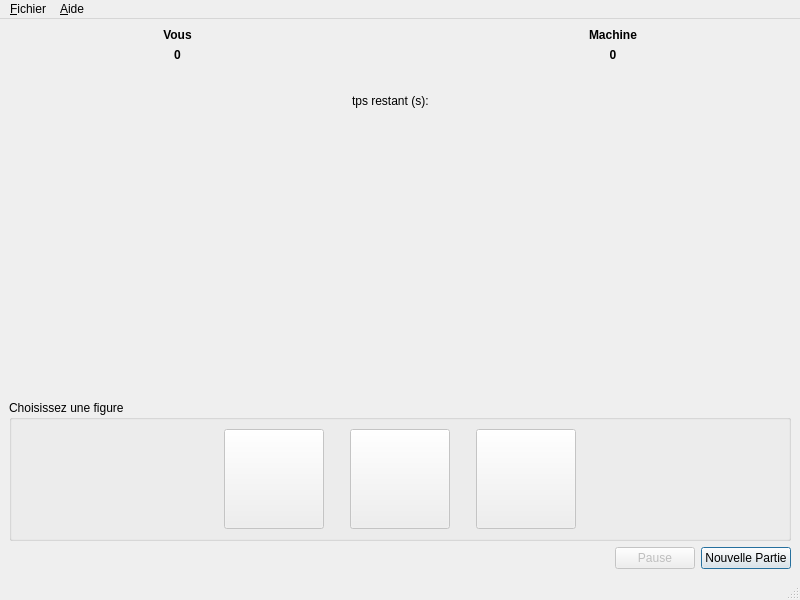
<?xml version="1.0" encoding="UTF-8"?>
<ui version="4.0">
 <class>chifoumi</class>
 <widget class="QMainWindow" name="chifoumi">
  <property name="geometry">
   <rect>
    <x>0</x>
    <y>0</y>
    <width>800</width>
    <height>600</height>
   </rect>
  </property>
  <property name="windowTitle">
   <string>chifoumi</string>
  </property>
  <widget class="QWidget" name="centralwidget">
   <layout class="QHBoxLayout" name="horizontalLayout_3">
    <item>
     <layout class="QVBoxLayout" name="verticalLayout">
      <item>
       <layout class="QGridLayout" name="gridLayout">
        <item row="0" column="6">
         <widget class="QLabel" name="Machine">
          <property name="font">
           <font>
            <weight>75</weight>
            <bold>true</bold>
           </font>
          </property>
          <property name="text">
           <string>Machine</string>
          </property>
          <property name="alignment">
           <set>Qt::AlignCenter</set>
          </property>
         </widget>
        </item>
        <item row="2" column="7">
         <spacer name="horizontalSpacer_7">
          <property name="orientation">
           <enum>Qt::Horizontal</enum>
          </property>
          <property name="sizeHint" stdset="0">
           <size>
            <width>40</width>
            <height>20</height>
           </size>
          </property>
         </spacer>
        </item>
        <item row="1" column="6">
         <widget class="QLabel" name="scoreMachine">
          <property name="font">
           <font>
            <weight>75</weight>
            <bold>true</bold>
           </font>
          </property>
          <property name="text">
           <string>0</string>
          </property>
          <property name="alignment">
           <set>Qt::AlignCenter</set>
          </property>
         </widget>
        </item>
        <item row="2" column="4">
         <widget class="QLabel" name="logoVersus">
          <property name="text">
           <string/>
          </property>
          <property name="pixmap">
           <pixmap resource="ressources.qrc">:/images/versus_70.png</pixmap>
          </property>
          <property name="alignment">
           <set>Qt::AlignCenter</set>
          </property>
         </widget>
        </item>
        <item row="2" column="2">
         <spacer name="horizontalSpacer_4">
          <property name="orientation">
           <enum>Qt::Horizontal</enum>
          </property>
          <property name="sizeHint" stdset="0">
           <size>
            <width>40</width>
            <height>20</height>
           </size>
          </property>
         </spacer>
        </item>
        <item row="2" column="5">
         <spacer name="horizontalSpacer_5">
          <property name="orientation">
           <enum>Qt::Horizontal</enum>
          </property>
          <property name="sizeHint" stdset="0">
           <size>
            <width>40</width>
            <height>20</height>
           </size>
          </property>
         </spacer>
        </item>
        <item row="3" column="4">
         <widget class="QLabel" name="labelTimer">
          <property name="text">
           <string>tps restant (s):</string>
          </property>
         </widget>
        </item>
        <item row="2" column="1">
         <widget class="QLabel" name="coupJoueur">
          <property name="text">
           <string/>
          </property>
          <property name="pixmap">
           <pixmap resource="ressources.qrc">:/images/rien_115.png</pixmap>
          </property>
          <property name="alignment">
           <set>Qt::AlignCenter</set>
          </property>
         </widget>
        </item>
        <item row="2" column="6">
         <widget class="QLabel" name="coupMachine">
          <property name="text">
           <string/>
          </property>
          <property name="pixmap">
           <pixmap resource="ressources.qrc">:/images/rien_115.png</pixmap>
          </property>
          <property name="alignment">
           <set>Qt::AlignCenter</set>
          </property>
         </widget>
        </item>
        <item row="1" column="1">
         <widget class="QLabel" name="scoreJoueur">
          <property name="font">
           <font>
            <weight>75</weight>
            <bold>true</bold>
           </font>
          </property>
          <property name="text">
           <string>0</string>
          </property>
          <property name="alignment">
           <set>Qt::AlignCenter</set>
          </property>
         </widget>
        </item>
        <item row="0" column="1">
         <widget class="QLabel" name="LJoueur">
          <property name="font">
           <font>
            <weight>75</weight>
            <bold>true</bold>
           </font>
          </property>
          <property name="text">
           <string>Vous</string>
          </property>
          <property name="alignment">
           <set>Qt::AlignCenter</set>
          </property>
         </widget>
        </item>
        <item row="2" column="0">
         <spacer name="horizontalSpacer_6">
          <property name="orientation">
           <enum>Qt::Horizontal</enum>
          </property>
          <property name="sizeHint" stdset="0">
           <size>
            <width>40</width>
            <height>20</height>
           </size>
          </property>
         </spacer>
        </item>
       </layout>
      </item>
      <item>
       <spacer name="verticalSpacer">
        <property name="orientation">
         <enum>Qt::Vertical</enum>
        </property>
        <property name="sizeHint" stdset="0">
         <size>
          <width>20</width>
          <height>40</height>
         </size>
        </property>
       </spacer>
      </item>
      <item>
       <widget class="QGroupBox" name="groupBox">
        <property name="title">
         <string>Choisissez une figure</string>
        </property>
        <layout class="QHBoxLayout" name="horizontalLayout_4">
         <item>
          <spacer name="horizontalSpacer_2">
           <property name="orientation">
            <enum>Qt::Horizontal</enum>
           </property>
           <property name="sizeHint" stdset="0">
            <size>
             <width>40</width>
             <height>20</height>
            </size>
           </property>
          </spacer>
         </item>
         <item>
          <widget class="QPushButton" name="bCiseau">
           <property name="enabled">
            <bool>false</bool>
           </property>
           <property name="minimumSize">
            <size>
             <width>100</width>
             <height>100</height>
            </size>
           </property>
           <property name="maximumSize">
            <size>
             <width>100</width>
             <height>100</height>
            </size>
           </property>
           <property name="font">
            <font>
             <kerning>false</kerning>
            </font>
           </property>
           <property name="text">
            <string/>
           </property>
           <property name="icon">
            <iconset resource="ressources.qrc">
             <normaloff>:/images/ciseau_115.png</normaloff>:/images/ciseau_115.png</iconset>
           </property>
           <property name="iconSize">
            <size>
             <width>100</width>
             <height>100</height>
            </size>
           </property>
          </widget>
         </item>
         <item>
          <spacer name="horizontalSpacer_8">
           <property name="orientation">
            <enum>Qt::Horizontal</enum>
           </property>
           <property name="sizeType">
            <enum>QSizePolicy::Fixed</enum>
           </property>
           <property name="sizeHint" stdset="0">
            <size>
             <width>20</width>
             <height>20</height>
            </size>
           </property>
          </spacer>
         </item>
         <item>
          <widget class="QPushButton" name="bPierre">
           <property name="enabled">
            <bool>false</bool>
           </property>
           <property name="minimumSize">
            <size>
             <width>100</width>
             <height>100</height>
            </size>
           </property>
           <property name="maximumSize">
            <size>
             <width>100</width>
             <height>100</height>
            </size>
           </property>
           <property name="text">
            <string/>
           </property>
           <property name="icon">
            <iconset resource="ressources.qrc">
             <normaloff>:/images/pierre_115.png</normaloff>:/images/pierre_115.png</iconset>
           </property>
           <property name="iconSize">
            <size>
             <width>100</width>
             <height>100</height>
            </size>
           </property>
          </widget>
         </item>
         <item>
          <spacer name="horizontalSpacer_9">
           <property name="orientation">
            <enum>Qt::Horizontal</enum>
           </property>
           <property name="sizeType">
            <enum>QSizePolicy::Fixed</enum>
           </property>
           <property name="sizeHint" stdset="0">
            <size>
             <width>20</width>
             <height>20</height>
            </size>
           </property>
          </spacer>
         </item>
         <item>
          <widget class="QPushButton" name="bPapier">
           <property name="enabled">
            <bool>false</bool>
           </property>
           <property name="minimumSize">
            <size>
             <width>100</width>
             <height>100</height>
            </size>
           </property>
           <property name="maximumSize">
            <size>
             <width>100</width>
             <height>100</height>
            </size>
           </property>
           <property name="text">
            <string/>
           </property>
           <property name="icon">
            <iconset resource="ressources.qrc">
             <normaloff>:/images/papier_115.png</normaloff>:/images/papier_115.png</iconset>
           </property>
           <property name="iconSize">
            <size>
             <width>100</width>
             <height>100</height>
            </size>
           </property>
          </widget>
         </item>
         <item>
          <spacer name="horizontalSpacer_3">
           <property name="orientation">
            <enum>Qt::Horizontal</enum>
           </property>
           <property name="sizeHint" stdset="0">
            <size>
             <width>40</width>
             <height>20</height>
            </size>
           </property>
          </spacer>
         </item>
        </layout>
       </widget>
      </item>
      <item>
       <layout class="QHBoxLayout" name="horizontalLayout_2">
        <item>
         <spacer name="horizontalSpacer">
          <property name="orientation">
           <enum>Qt::Horizontal</enum>
          </property>
          <property name="sizeHint" stdset="0">
           <size>
            <width>40</width>
            <height>20</height>
           </size>
          </property>
         </spacer>
        </item>
        <item>
         <widget class="QPushButton" name="bPause">
          <property name="enabled">
           <bool>false</bool>
          </property>
          <property name="text">
           <string>Pause</string>
          </property>
         </widget>
        </item>
        <item>
         <widget class="QPushButton" name="bNPartie">
          <property name="text">
           <string>Nouvelle Partie</string>
          </property>
          <property name="autoDefault">
           <bool>true</bool>
          </property>
          <property name="default">
           <bool>true</bool>
          </property>
         </widget>
        </item>
       </layout>
      </item>
     </layout>
    </item>
   </layout>
  </widget>
  <widget class="QMenuBar" name="menubar">
   <property name="geometry">
    <rect>
     <x>0</x>
     <y>0</y>
     <width>800</width>
     <height>21</height>
    </rect>
   </property>
   <widget class="QMenu" name="menuFichier">
    <property name="title">
     <string>&amp;Fichier</string>
    </property>
    <addaction name="actionNouvelle"/>
   </widget>
   <widget class="QMenu" name="menu_Aide">
    <property name="title">
     <string>&amp;Aide</string>
    </property>
    <addaction name="actionAide"/>
   </widget>
   <addaction name="menuFichier"/>
   <addaction name="menu_Aide"/>
  </widget>
  <widget class="QStatusBar" name="statusbar"/>
  <action name="actionNouvelle">
   <property name="text">
    <string>&amp;Nouvelle partie</string>
   </property>
   <property name="shortcut">
    <string>Alt+F3</string>
   </property>
  </action>
  <action name="actionAide">
   <property name="text">
    <string>&amp;A propos de cette application</string>
   </property>
   <property name="shortcut">
    <string>F1</string>
   </property>
  </action>
 </widget>
 <resources>
  <include location="ressources.qrc"/>
 </resources>
 <connections>
  <connection>
   <sender>actionNouvelle</sender>
   <signal>triggered()</signal>
   <receiver>bNPartie</receiver>
   <slot>click()</slot>
   <hints>
    <hint type="sourcelabel">
     <x>-1</x>
     <y>-1</y>
    </hint>
    <hint type="destinationlabel">
     <x>748</x>
     <y>557</y>
    </hint>
   </hints>
  </connection>
 </connections>
</ui>
